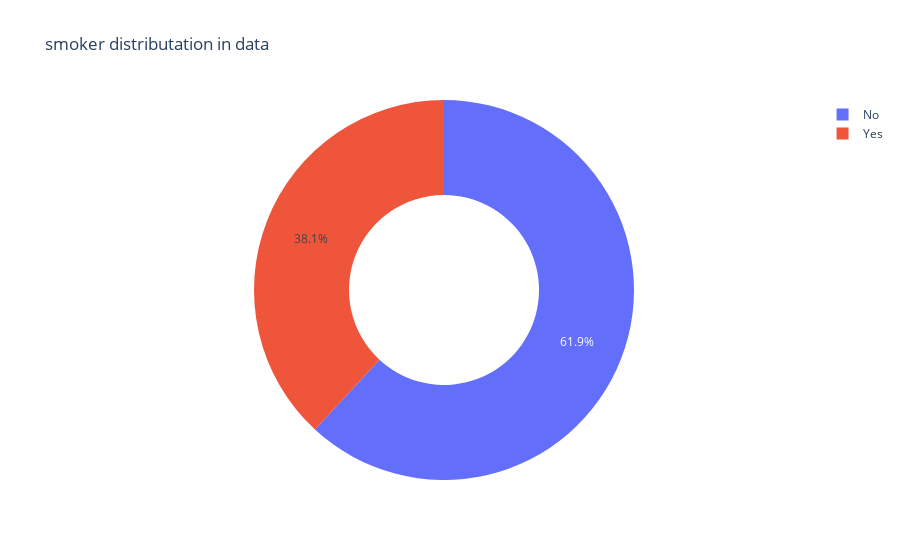

The code cell stored with this chart in its notebook:
### Code cell
get_pie_chart(tips, 'smoker')

### Figure 1 — Plotly figure (JSON) as saved in the notebook; plotly's stock layout.template omitted (floating-point values rounded to 4 significant figures)
{"data": [{"domain": {"x": [0, 1], "y": [0, 1]}, "hole": 0.5, "hovertemplate": "index=%{label}<br>value=%{value}<extra></extra>", "labels": ["No", "Yes"], "legendgroup": "", "name": "", "showlegend": true, "type": "pie", "values": [151, 93]}], "layout": {"legend": {"tracegroupgap": 0}, "title": {"text": "smoker distributation in data"}}}
